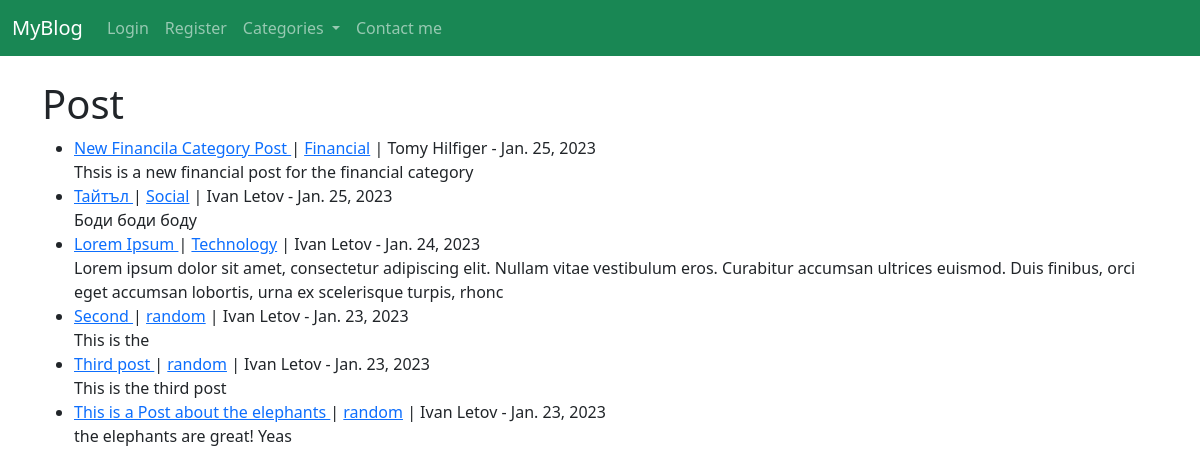
The page / on the database its author committed.
### myblog/models.py (models this page shows, shortened)
class Post(models.Model):
	title = models.CharField(max_length=255)
	title_tag = models.CharField(max_length=255, default="My Blog")
	author = models.ForeignKey(User, on_delete=models.CASCADE)
	body = models.TextField()
	post_date = models.DateField(auto_now_add=True)
	category = models.CharField(max_length=255, default="random")
	likes = models.ManyToManyField(User, related_name='blog_posts') # related_name is like the ForeignKey

### myblog/views.py (the view)
# urls.py: path('', HomeView.as_view(), name="home"),
class HomeView(ListView):
	model = Post
	template_name = 'home.html'
	ordering = ['-post_date']
	def get_context_data(self, *args, **kwargs):
		cat_menu = Category.objects.all()
		context = super(HomeView, self).get_context_data(*args, **kwargs)
		context['cat_menu'] = cat_menu
		return context

### myblog/models.py (called while the page is built)
	def __str__(self):
		return self.name

### myblog/templates/home.html (shortened to what this page needs)
{% extends 'base.html' %}
{% block content %}
<h1>Post</h1>
<ul>
{% for post in object_list %}
	<li>
		<a href="{% url 'article-detail' post.pk %}">
			{{ post.title }}
		</a>
		| <a href="{% url 'category' post.category|slugify %}">{{ post.category }}</a>
		| {{ post.author.first_name }}
		{{ post.author.last_name }} -
		{{ post.post_date }}
		<br>
		{{ post.body|slice:":200"|safe }}
	</li>
{% endfor %}
</ul>
{% endblock %}

### rows shown on the page
Post: title "New Financila Category Post", category "Financial", author.first_name "Tomy", author.last_name "Hilfiger", post_date "Jan. 25, 2023", body "Thsis is a new financial post for the financial category"
Post: title "Тайтъл", category "Social", author.first_name "Ivan", author.last_name "Letov", post_date "Jan. 25, 2023", body "Боди боди боду"
Post: title "Lorem Ipsum", category "Technology", author.first_name "Ivan", author.last_name "Letov", post_date "Jan. 24, 2023", body "Lorem ipsum dolor sit amet, consectetur adipiscing elit. Nullam vitae vestibulum eros. Curabitur accumsan ultrices euismod. Duis finibus, orci eget accumsan lobortis, urna ex scelerisque turpis, rhonc"
Post: title "Second", category "random", author.first_name "Ivan", author.last_name "Letov", post_date "Jan. 23, 2023", body "This is the"
Post: title "Third post", category "random", author.first_name "Ivan", author.last_name "Letov", post_date "Jan. 23, 2023", body "This is the third post"
Post: title "This is a Post about the elephants", category "random", author.first_name "Ivan", author.last_name "Letov", post_date "Jan. 23, 2023", body "the elephants are great! Yeas"
